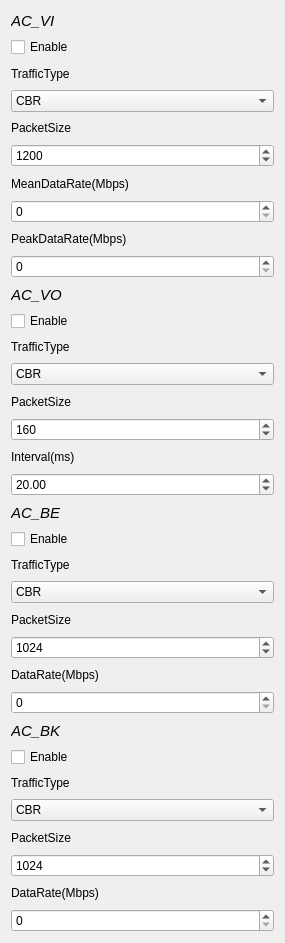
     <widget class="QWidget" name="scrollAreaWidgetContents">
      <property name="geometry">
       <rect>
        <x>0</x>
        <y>0</y>
        <width>285</width>
        <height>943</height>
       </rect>
      </property>
      <layout class="QVBoxLayout" name="verticalLayout">
       <item>
        <widget class="QLabel" name="label_39">
         <property name="font">
          <font>
           <pointsize>11</pointsize>
           <italic>true</italic>
          </font>
         </property>
         <property name="text">
          <string>AC_VI</string>
         </property>
        </widget>
       </item>
       <item>
        <widget class="QCheckBox" name="checkBox_8">
         <property name="text">
          <string>Enable</string>
         </property>
        </widget>
       </item>
       <item>
        <widget class="QLabel" name="label_40">
         <property name="text">
          <string>TrafficType</string>
         </property>
        </widget>
       </item>
       <item>
        <widget class="QComboBox" name="comboBox_11">
         <item>
          <property name="text">
           <string>CBR</string>
          </property>
         </item>
         <item>
          <property name="text">
           <string>VBR</string>
          </property>
         </item>
         <item>
          <property name="text">
           <string>OnOff</string>
          </property>
         </item>
         <item>
          <property name="text">
           <string>Poisson</string>
          </property>
         </item>
         <item>
          <property name="text">
           <string>Bulk/FTP</string>
          </property>
         </item>
         <item>
          <property name="text">
           <string/>
          </property>
         </item>
        </widget>
       </item>
       <item>
        <widget class="QLabel" name="label_41">
         <property name="text">
          <string>PacketSize</string>
         </property>
        </widget>
       </item>
       <item>
        <widget class="QSpinBox" name="spinBox_22">
         <property name="maximum">
          <number>2048</number>
         </property>
         <property name="value">
          <number>1200</number>
         </property>
        </widget>
       </item>
       <item>
        <widget class="QLabel" name="label_42">
         <property name="text">
          <string>MeanDataRate(Mbps)</string>
         </property>
        </widget>
       </item>
       <item>
        <widget class="QSpinBox" name="spinBox_23">
         <property name="maximum">
          <number>2048</number>
         </property>
         <property name="value">
          <number>0</number>
         </property>
        </widget>
       </item>
       <item>
        <widget class="QLabel" name="label_43">
         <property name="text">
          <string>PeakDataRate(Mbps)</string>
         </property>
        </widget>
       </item>
       <item>
        <widget class="QSpinBox" name="spinBox_24">
         <property name="maximum">
          <number>2048</number>
         </property>
         <property name="value">
          <number>0</number>
         </property>
        </widget>
       </item>
       <item>
        <widget class="QLabel" name="label_44">
         <property name="font">
          <font>
           <pointsize>11</pointsize>
           <italic>true</italic>
          </font>
         </property>
         <property name="text">
          <string>AC_VO</string>
         </property>
        </widget>
       </item>
       <item>
        <widget class="QCheckBox" name="checkBox_9">
         <property name="text">
          <string>Enable</string>
         </property>
        </widget>
       </item>
       <item>
        <widget class="QLabel" name="label_45">
         <property name="text">
          <string>TrafficType</string>
         </property>
        </widget>
       </item>
       <item>
        <widget class="QComboBox" name="comboBox_12">
         <item>
          <property name="text">
           <string>CBR</string>
          </property>
         </item>
         <item>
          <property name="text">
           <string>VBR</string>
          </property>
         </item>
         <item>
          <property name="text">
           <string>OnOff</string>
          </property>
         </item>
         <item>
          <property name="text">
           <string>Poisson</string>
          </property>
         </item>
         <item>
          <property name="text">
           <string>Bulk/FTP</string>
          </property>
         </item>
         <item>
          <property name="text">
           <string/>
          </property>
         </item>
        </widget>
       </item>
       <item>
        <widget class="QLabel" name="label_46">
         <property name="text">
          <string>PacketSize</string>
         </property>
        </widget>
       </item>
       <item>
        <widget class="QSpinBox" name="spinBox_25">
         <property name="maximum">
          <number>2048</number>
         </property>
         <property name="value">
          <number>160</number>
         </property>
        </widget>
       </item>
       <item>
        <widget class="QLabel" name="label_47">
         <property name="text">
          <string>Interval(ms)</string>
         </property>
        </widget>
       </item>
       <item>
        <widget class="QDoubleSpinBox" name="doubleSpinBox_21">
         <property name="value">
          <double>20.000000000000000</double>
         </property>
        </widget>
       </item>
       <item>
        <widget class="QLabel" name="label_49">
         <property name="font">
          <font>
           <pointsize>11</pointsize>
           <italic>true</italic>
          </font>
         </property>
         <property name="text">
          <string>AC_BE</string>
         </property>
        </widget>
       </item>
       <item>
        <widget class="QCheckBox" name="checkBox_10">
         <property name="text">
          <string>Enable</string>
         </property>
        </widget>
       </item>
       <item>
        <widget class="QLabel" name="label_50">
         <property name="text">
          <string>TrafficType</string>
         </property>
        </widget>
       </item>
       <item>
        <widget class="QComboBox" name="comboBox_13">
         <item>
          <property name="text">
           <string>CBR</string>
          </property>
         </item>
         <item>
          <property name="text">
           <string>VBR</string>
          </property>
         </item>
         <item>
          <property name="text">
           <string>OnOff</string>
          </property>
         </item>
         <item>
          <property name="text">
           <string>Poisson</string>
          </property>
         </item>
         <item>
          <property name="text">
           <string>Bulk/FTP</string>
          </property>
         </item>
         <item>
          <property name="text">
           <string/>
          </property>
         </item>
        </widget>
       </item>
       <item>
        <widget class="QLabel" name="label_51">
         <property name="text">
          <string>PacketSize</string>
         </property>
        </widget>
       </item>
       <item>
        <widget class="QSpinBox" name="spinBox_26">
         <property name="maximum">
          <number>2048</number>
         </property>
         <property name="value">
          <number>1024</number>
         </property>
        </widget>
       </item>
       <item>
        <widget class="QLabel" name="label_52">
         <property name="text">
          <string>DataRate(Mbps)</string>
         </property>
        </widget>
       </item>
       <item>
        <widget class="QSpinBox" name="spinBox_27">
         <property name="maximum">
          <number>2048</number>
         </property>
         <property name="value">
          <number>0</number>
         </property>
        </widget>
       </item>
       <item>
        <widget class="QLabel" name="label_53">
         <property name="font">
          <font>
           <pointsize>11</pointsize>
           <italic>true</italic>
          </font>
         </property>
         <property name="text">
          <string>AC_BK</string>
         </property>
        </widget>
       </item>
       <item>
        <widget class="QCheckBox" name="checkBox_11">
         <property name="text">
          <string>Enable</string>
         </property>
        </widget>
       </item>
       <item>
        <widget class="QLabel" name="label_54">
         <property name="text">
          <string>TrafficType</string>
         </property>
        </widget>
       </item>
       <item>
        <widget class="QComboBox" name="comboBox_14">
         <item>
          <property name="text">
           <string>CBR</string>
          </property>
         </item>
         <item>
          <property name="text">
           <string>VBR</string>
          </property>
         </item>
         <item>
          <property name="text">
           <string>OnOff</string>
          </property>
         </item>
         <item>
          <property name="text">
           <string>Poisson</string>
          </property>
         </item>
         <item>
          <property name="text">
           <string>Bulk/FTP</string>
          </property>
         </item>
         <item>
          <property name="text">
           <string/>
          </property>
         </item>
        </widget>
       </item>
       <item>
        <widget class="QLabel" name="label_55">
         <property name="text">
          <string>PacketSize</string>
         </property>
        </widget>
       </item>
       <item>
        <widget class="QSpinBox" name="spinBox_28">
         <property name="maximum">
          <number>2048</number>
         </property>
         <property name="value">
          <number>1024</number>
         </property>
        </widget>
       </item>
       <item>
        <widget class="QLabel" name="label_56">
         <property name="text">
          <string>DataRate(Mbps)</string>
         </property>
        </widget>
       </item>
       <item>
        <widget class="QSpinBox" name="spinBox_29">
         <property name="maximum">
          <number>2048</number>
         </property>
         <property name="value">
          <number>0</number>
         </property>
        </widget>
       </item>
      </layout>
     </widget>
